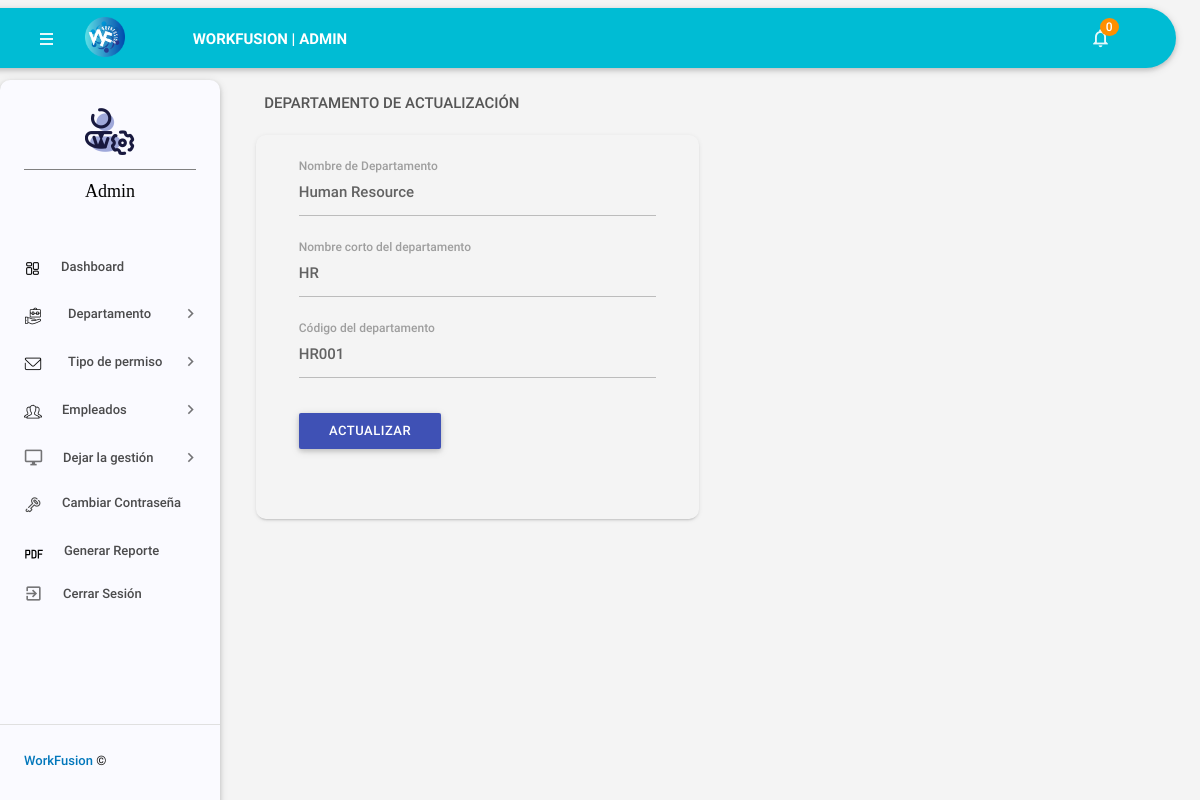
Screenshot of /admin/editdepartment.php?deptid=1 (signed in) with the database file from the repository.
### tables this page shows
CREATE TABLE `tbldepartments` (
  `id` int(11) NOT NULL,
  `DepartmentName` varchar(150) DEFAULT NULL,
  `DepartmentShortName` varchar(100) NOT NULL,
  `DepartmentCode` varchar(50) DEFAULT NULL,
  `CreationDate` timestamp NULL DEFAULT CURRENT_TIMESTAMP
);

### admin/editdepartment.php (the view, shortened to what this page needs)
<?php
include('includes/config.php');
if (strlen($_SESSION['alogin']) == 0) {
    header('location:index.php');
} else {
    ?>
    <!DOCTYPE html>
    <html lang="es">
    <head>
        <link type="text/css" rel="stylesheet" href="../assets/plugins/materialize/css/materialize.min.css" />
        <link href="../assets/plugins/material-preloader/css/materialPreloader.min.css" rel="stylesheet">
        <link href="../assets/css/alpha.min.css" rel="stylesheet" type="text/css" />
        <link href="../assets/css/custom.css" rel="stylesheet" type="text/css" />
    </head>
    <body>
        <?php include('includes/header.php'); ?>
        <?php include('includes/sidebar.php'); ?>
        <main class="mn-inner">
            <div class="row">
                <div class="col s12">
                    <div class="page-title">Departamento de actualización</div>
                </div>
                <div class="col s12 m12 l6">
                    <div class="card">
                        <div class="card-content">
                            <div class="row">
                                <form class="col s12" name="chngpwd" method="post">
                                    <?php
                                    $did = intval($_GET['deptid']);
                                    $sql = "SELECT * from tbldepartments WHERE id=:did";
                                    $query = $dbh->prepare($sql);
                                    $query->bindParam(':did', $did, PDO::PARAM_STR);
                                    $query->execute();
                                    $results = $query->fetchAll(PDO::FETCH_OBJ);
                                    if ($query->rowCount() > 0) {
                                        foreach ($results as $result) { ?>
                                            <div class="row">
                                                <div class="input-field col s12">
                                                    <input id="departmentname" type="text" class="validate" autocomplete="off"
                                                        name="departmentname"
                                                        value="<?php echo htmlentities($result->DepartmentName); ?>" required>
                                                    <label for="deptname">Nombre de Departamento</label>
                                                </div>
                                                <div class="input-field col s12">
                                                    <input id="departmentshortname" type="text" class="validate" autocomplete="off"
                                                        value="<?php echo htmlentities($result->DepartmentShortName); ?>"
                                                        name="departmentshortname" required>
                                                    <label for="deptshortname">Nombre corto del departamento</label>
                                                </div>
                                                <div class="input-field col s12">
                                                    <input id="deptcode" type="text" name="deptcode" class="validate"
                                                        autocomplete="off"
                                                        value="<?php echo htmlentities($result->DepartmentCode); ?>" required>
                                                    <label for="password">Código del departamento</label>
                                                </div>
                                            <?php }
                                    } ?>
                                        <div class="input-field col s12">
                                            <button type="submit" name="update"
                                                class="waves-effect waves-light btn indigo m-b-xs">ACTUALIZAR</button>
                                        </div>
                                    </div>
                                </form>
                            </div>
                        </div>
                    </div>
                </div>
            </div>
        </main>
        </div>
        <div class="left-sidebar-hover"></div>
    </body>
    </html>
<?php } ?>

### rows the page displays
tbldepartments: departmentname "Human Resource", departmentshortname "HR", deptcode "HR001"

### other values shown
$unreadcount "0"
